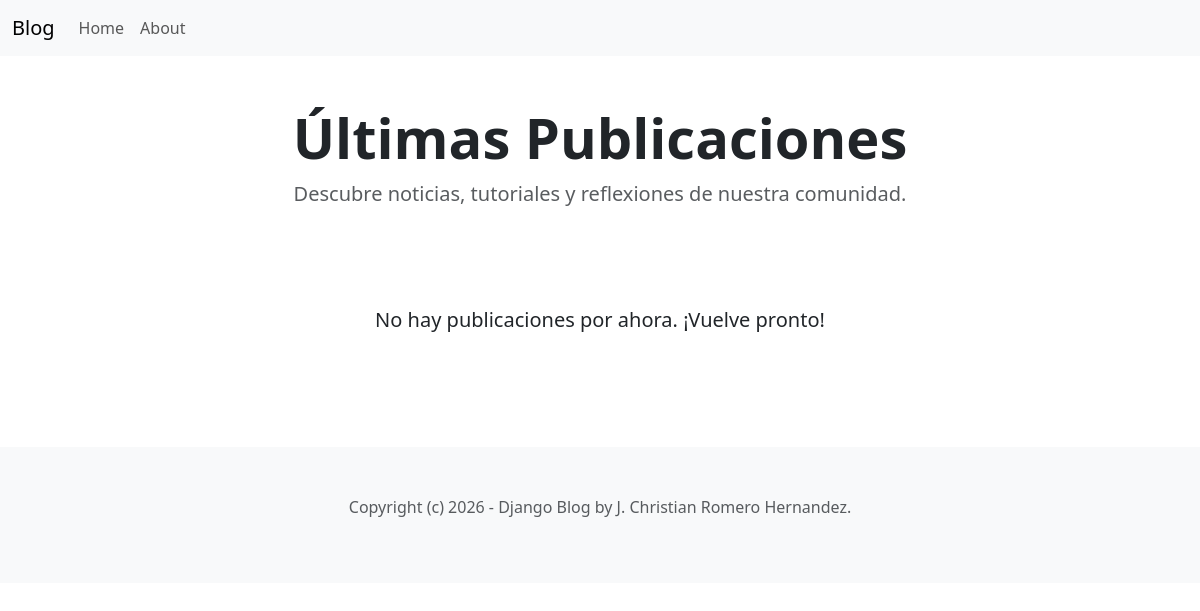
The app's page /, older data.
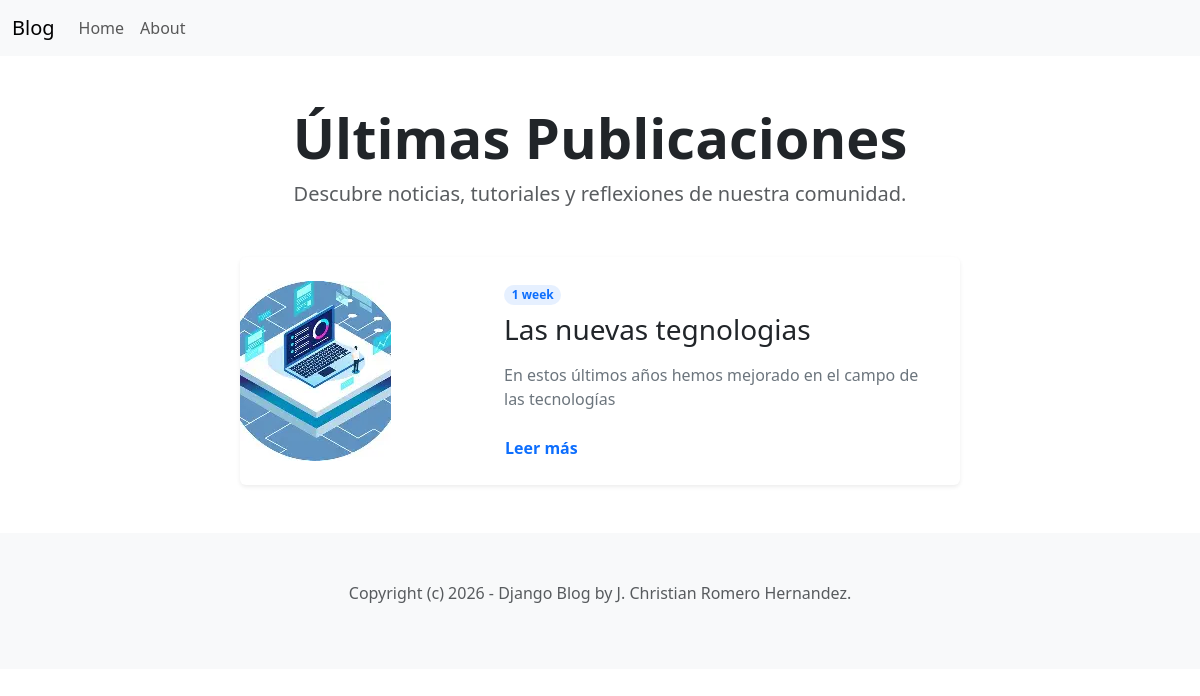
The same page, newer data.
### blog/models.py (models this page shows, shortened)
class Post(models.Model):
    ACTIVE = 'active'
    DRAFT = 'draft'
    CHOICES_STATUS = [
        (ACTIVE, 'Active'),
        (DRAFT, 'Draft'),
    ]
    category = models.ForeignKey(Category, related_name='posts', on_delete=models.CASCADE)
    title = models.CharField(max_length=225)
    intro = models.TextField()
    body = models.TextField()
    created_at = models.DateTimeField(auto_now_add=True)
    status = models.CharField(max_length=10, choices=CHOICES_STATUS, default=ACTIVE)
    image = models.ImageField(upload_to='upload', blank=True, null=True)

### blog/views.py (the view)
# urls.py: path('',home, name='home'),
def home(request):
    posts = Post.objects.filter(status=Post.ACTIVE).order_by('-created_at')
    context = {
        'posts': posts
    }
    return render(request, 'blog/home.html', context)

### blog/templates/blog/home.html (shortened to what this page needs)
{% extends 'blog/base.html' %}
{% block content %}
<div class="container py-5">
    <header class="mb-5 text-center">
        <h1 class="display-4 fw-bold">Últimas Publicaciones</h1>
        <p class="lead text-muted">Descubre noticias, tutoriales y reflexiones de nuestra comunidad.</p>
    </header>
    <div class="row g-4 justify-content-center">
        {% for post in posts %}
        <div class="col-12 col-md-10 col-lg-8">
            <article class="card h-100 border-0 shadow-sm hover-shadow transition-all">
                <div class="row g-0 align-items-center">
                    {% if post.image %}
                    <div class="col-md-4">
                        <img src="{{post.image.url}}"
                             class="img-fluid rounded-start h-100 object-fit-cover"
                             alt="{{post.title}}"
                             >
                    </div>
                    {% endif %}
                    <div class="{% if post.image %}col-md-8{% else %}col-12{% endif %}">
                        <div class="card-body p-4">
                            <div class="mb-2">
                                <span class="badge rounded-pill text-bg-primary bg-opacity-10 text-primary">
                                    {{ post.created_at|timesince }}
                                </span>
                            </div>
                            <h2 class="card-title h3 mb-3">
                                <a href="{% url 'post_detail' post.id %}" class="text-decoration-none text-dark link-primary">
                                    {{ post.title }}
                                </a>
                            </h2>
                            <p class="card-text text-secondary mb-4">
                                {{ post.intro|truncatechars:160 }}
                            </p>
                            <div class="d-flex justify-content-between align-items-center">
                                <a href="{% url 'post_detail' post.id %}" class="btn btn-link p-0 text-decoration-none fw-bold">
                                    Leer más
                                </a>
                            </div>
                        </div>
                    </div>
                </div>
            </article>
        </div>
        {% empty %}
        <div class="col-12 text-center py-5">
            <p class="lead">No hay publicaciones por ahora. ¡Vuelve pronto!</p>
        </div>
        {% endfor %}
    </div>
</div>
{% endblock %}

### blog/templates/blog/base.html (shortened to what this page needs)
<!DOCTYPE html>
<html lang="en">
<head>
    <link href="https://cdn.jsdelivr.net/npm/bootstrap@5.3.8/dist/css/bootstrap.min.css" rel="stylesheet">
    <link rel="stylesheet" href="https://cdnjs.cloudflare.com/ajax/libs/font-awesome/4.7.0/css/font-awesome.min.css">
</head>
<body>
    {% include 'blog/navbar.html' %}
    <section class="container">
        {% block content %}
        {% endblock %}
    </section>
    <footer class="py-5 text-center text-body-secondary bg-body-tertiary">
        <p>Copyright (c) 2026 - Django Blog by J. Christian Romero Hernandez. </p>
    </footer>
</body>
</html>

### blog/templates/blog/navbar.html (shortened to what this page needs)
<nav class="navbar navbar-expand-lg bg-body-tertiary">
  <div class="container-fluid">
    <a class="navbar-brand" href="#">Blog</a>
    <div class="collapse navbar-collapse" id="navbarSupportedContent">
      <ul class="navbar-nav me-auto mb-2 mb-lg-0">
        <li class="nav-item">
          <a class="nav-link" href="{% url 'home' %}">Home</a>
        </li>
        <li class="nav-item">
          <a class="nav-link" href="">About</a>
        </li>
      </ul>
    </div>
  </div>
</nav>

### blog/templates/blog/home.html (style rules this page uses)
.hover-shadow { transition: transform 0.3s ease, box-shadow 0.3s ease; }
.object-fit-cover { object-fit: cover; }
.transition-all { transition: all 0.3s ease-in-out; }

Row changes from the older to the newer data that the page shows:
added Post: image (picture), created_at "1 week", title "Las nuevas tegnologias", intro "En estos últimos años hemos mejorado en el campo de las tecnologías"
Text that changed along with them:
text no longer shown: "No hay publicaciones por ahora. ¡Vuelve pronto!"
